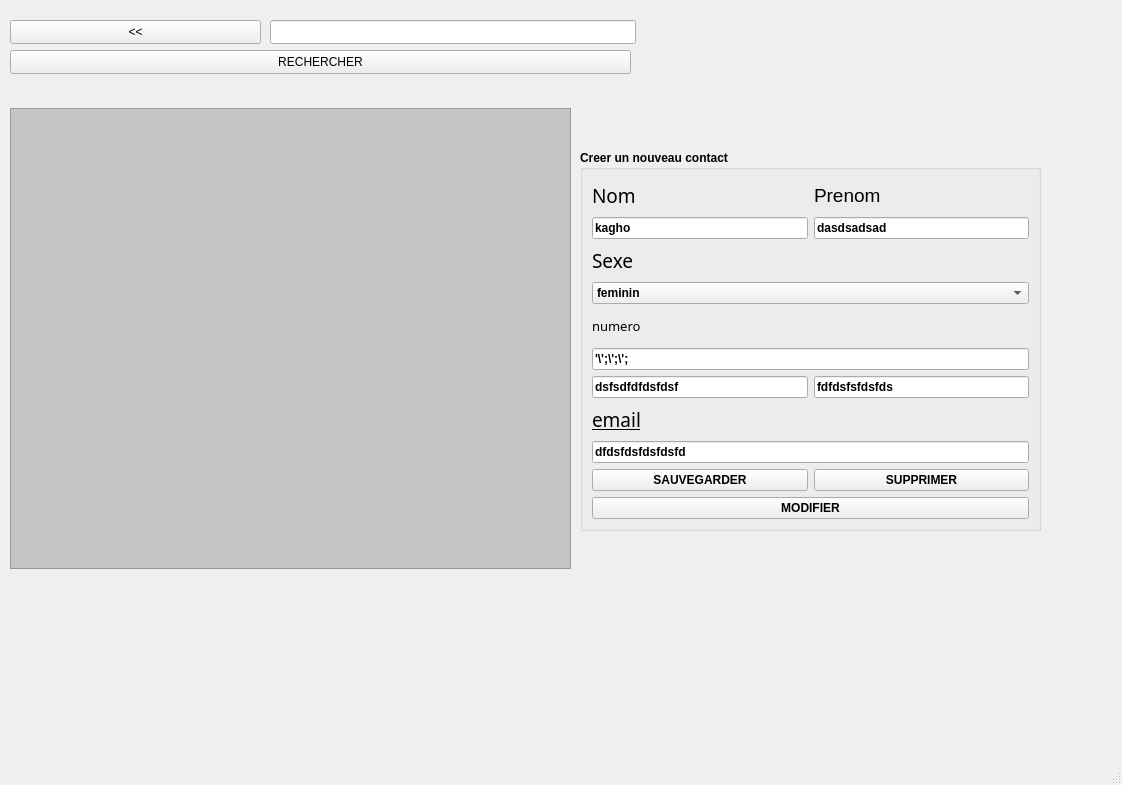
<?xml version="1.0" encoding="UTF-8"?>
<ui version="4.0">
 <class>MainWindow</class>
 <widget class="QMainWindow" name="MainWindow">
  <property name="geometry">
   <rect>
    <x>0</x>
    <y>0</y>
    <width>1122</width>
    <height>785</height>
   </rect>
  </property>
  <property name="windowTitle">
   <string>MainWindow</string>
  </property>
  <widget class="QWidget" name="centralwidget">
   <widget class="QGroupBox" name="groupBox">
    <property name="geometry">
     <rect>
      <x>580</x>
      <y>150</y>
      <width>461</width>
      <height>381</height>
     </rect>
    </property>
    <property name="font">
     <font>
      <family>Segoe UI</family>
      <pointsize>9</pointsize>
      <italic>false</italic>
      <bold>true</bold>
     </font>
    </property>
    <property name="styleSheet">
     <string notr="true">font: 700 9pt &quot;Segoe UI&quot;;</string>
    </property>
    <property name="title">
     <string>Creer un nouveau contact</string>
    </property>
    <layout class="QGridLayout" name="gridLayout">
     <item row="15" column="0" colspan="2">
      <widget class="QPushButton" name="pushButton_4">
       <property name="font">
        <font>
         <family>Segoe UI</family>
         <pointsize>9</pointsize>
         <italic>false</italic>
         <bold>true</bold>
        </font>
       </property>
       <property name="text">
        <string>MODIFIER</string>
       </property>
      </widget>
     </item>
     <item row="6" column="1">
      <widget class="QLineEdit" name="numero2">
       <property name="font">
        <font>
         <family>Segoe UI</family>
         <pointsize>9</pointsize>
         <italic>false</italic>
         <bold>true</bold>
        </font>
       </property>
       <property name="text">
        <string>fdfdsfsfdsfds</string>
       </property>
      </widget>
     </item>
     <item row="2" column="0">
      <widget class="QLabel" name="label_3">
       <property name="font">
        <font>
         <family>Sitka Banner</family>
         <pointsize>14</pointsize>
         <italic>false</italic>
         <bold>false</bold>
        </font>
       </property>
       <property name="styleSheet">
        <string notr="true">font: 14pt &quot;Sitka Banner&quot;;</string>
       </property>
       <property name="text">
        <string>Sexe</string>
       </property>
      </widget>
     </item>
     <item row="7" column="0">
      <widget class="QLabel" name="label_12">
       <property name="font">
        <font>
         <family>Sitka Banner</family>
         <pointsize>14</pointsize>
         <italic>false</italic>
         <bold>false</bold>
         <underline>true</underline>
        </font>
       </property>
       <property name="styleSheet">
        <string notr="true">font: 300 9pt &quot;Segoe UI Light&quot;;
font: 14pt &quot;Sitka Banner&quot;;
text-decoration: underline;</string>
       </property>
       <property name="text">
        <string>email</string>
       </property>
      </widget>
     </item>
     <item row="1" column="0">
      <widget class="QLineEdit" name="nom">
       <property name="font">
        <font>
         <family>Segoe UI</family>
         <pointsize>9</pointsize>
         <italic>false</italic>
         <bold>true</bold>
        </font>
       </property>
       <property name="text">
        <string>kagho</string>
       </property>
      </widget>
     </item>
     <item row="0" column="1">
      <widget class="QLabel" name="label_2">
       <property name="font">
        <font>
         <family>Segoe UI</family>
         <pointsize>14</pointsize>
         <italic>false</italic>
         <bold>false</bold>
        </font>
       </property>
       <property name="styleSheet">
        <string notr="true">font: 9pt &quot;Sitka Banner&quot;;
font: 14pt &quot;Segoe UI&quot;;</string>
       </property>
       <property name="text">
        <string>Prenom</string>
       </property>
      </widget>
     </item>
     <item row="5" column="0" colspan="2">
      <widget class="QLineEdit" name="numero">
       <property name="font">
        <font>
         <family>Segoe UI</family>
         <pointsize>9</pointsize>
         <italic>false</italic>
         <bold>true</bold>
        </font>
       </property>
       <property name="text">
        <string>'\';\';\';</string>
       </property>
      </widget>
     </item>
     <item row="14" column="0">
      <widget class="QPushButton" name="Sauvegarder">
       <property name="font">
        <font>
         <family>Segoe UI</family>
         <pointsize>9</pointsize>
         <italic>false</italic>
         <bold>true</bold>
        </font>
       </property>
       <property name="text">
        <string>SAUVEGARDER</string>
       </property>
      </widget>
     </item>
     <item row="14" column="1">
      <widget class="QPushButton" name="pushButton_2">
       <property name="font">
        <font>
         <family>Segoe UI</family>
         <pointsize>9</pointsize>
         <italic>false</italic>
         <bold>true</bold>
        </font>
       </property>
       <property name="text">
        <string>SUPPRIMER</string>
       </property>
      </widget>
     </item>
     <item row="4" column="0">
      <widget class="QLabel" name="label_7">
       <property name="font">
        <font>
         <family>Sitka Banner</family>
         <pointsize>10</pointsize>
         <italic>false</italic>
         <bold>false</bold>
        </font>
       </property>
       <property name="styleSheet">
        <string notr="true">font: 10pt &quot;Sitka Banner&quot;;</string>
       </property>
       <property name="text">
        <string>numero</string>
       </property>
      </widget>
     </item>
     <item row="0" column="0">
      <widget class="QLabel" name="label">
       <property name="font">
        <font>
         <family>Sitka Banner</family>
         <pointsize>14</pointsize>
         <italic>false</italic>
         <bold>false</bold>
        </font>
       </property>
       <property name="styleSheet">
        <string notr="true">font: 14pt &quot;Sitka Banner&quot;;</string>
       </property>
       <property name="text">
        <string>Nom</string>
       </property>
      </widget>
     </item>
     <item row="3" column="0" colspan="2">
      <widget class="QComboBox" name="sexe">
       <property name="font">
        <font>
         <family>Segoe UI</family>
         <pointsize>9</pointsize>
         <italic>false</italic>
         <bold>true</bold>
        </font>
       </property>
       <item>
        <property name="text">
         <string>feminin</string>
        </property>
       </item>
       <item>
        <property name="text">
         <string>masculin</string>
        </property>
       </item>
      </widget>
     </item>
     <item row="8" column="0" colspan="2">
      <widget class="QLineEdit" name="email">
       <property name="font">
        <font>
         <family>Segoe UI</family>
         <pointsize>9</pointsize>
         <italic>false</italic>
         <bold>true</bold>
        </font>
       </property>
       <property name="text">
        <string>dfdsfdsfdsfdsfd</string>
       </property>
      </widget>
     </item>
     <item row="6" column="0">
      <widget class="QLineEdit" name="numero1">
       <property name="font">
        <font>
         <family>Segoe UI</family>
         <pointsize>9</pointsize>
         <italic>false</italic>
         <bold>true</bold>
        </font>
       </property>
       <property name="text">
        <string>dsfsdfdfdsfdsf</string>
       </property>
      </widget>
     </item>
     <item row="1" column="1">
      <widget class="QLineEdit" name="prenom">
       <property name="font">
        <font>
         <family>Segoe UI</family>
         <pointsize>9</pointsize>
         <italic>false</italic>
         <bold>true</bold>
        </font>
       </property>
       <property name="text">
        <string>dasdsadsad</string>
       </property>
      </widget>
     </item>
    </layout>
   </widget>
   <widget class="QLabel" name="label_5">
    <property name="geometry">
     <rect>
      <x>370</x>
      <y>50</y>
      <width>261</width>
      <height>41</height>
     </rect>
    </property>
    <property name="font">
     <font>
      <pointsize>36</pointsize>
      <italic>true</italic>
     </font>
    </property>
    <property name="layoutDirection">
     <enum>Qt::LeftToRight</enum>
    </property>
    <property name="autoFillBackground">
     <bool>false</bool>
    </property>
    <property name="styleSheet">
     <string notr="true">QLabel
{
	color:white;
}</string>
    </property>
    <property name="text">
     <string/>
    </property>
   </widget>
   <widget class="QWidget" name="">
    <property name="geometry">
     <rect>
      <x>10</x>
      <y>80</y>
      <width>541</width>
      <height>26</height>
     </rect>
    </property>
    <layout class="QHBoxLayout" name="horizontalLayout_3"/>
   </widget>
   <widget class="QLineEdit" name="recherche">
    <property name="geometry">
     <rect>
      <x>270</x>
      <y>20</y>
      <width>366</width>
      <height>24</height>
     </rect>
    </property>
   </widget>
   <widget class="QPushButton" name="pushButton_3">
    <property name="geometry">
     <rect>
      <x>10</x>
      <y>20</y>
      <width>251</width>
      <height>24</height>
     </rect>
    </property>
    <property name="text">
     <string>&lt;&lt;</string>
    </property>
   </widget>
   <widget class="QPushButton" name="pushButton">
    <property name="geometry">
     <rect>
      <x>10</x>
      <y>50</y>
      <width>621</width>
      <height>24</height>
     </rect>
    </property>
    <property name="text">
     <string>RECHERCHER</string>
    </property>
   </widget>
   <widget class="QTableView" name="tableView">
    <property name="geometry">
     <rect>
      <x>10</x>
      <y>108</y>
      <width>561</width>
      <height>461</height>
     </rect>
    </property>
    <property name="styleSheet">
     <string notr="true">background-color: rgb(197, 197, 197);
color: rgb(0, 0, 0);

</string>
    </property>
    <attribute name="horizontalHeaderVisible">
     <bool>true</bool>
    </attribute>
    <attribute name="verticalHeaderVisible">
     <bool>false</bool>
    </attribute>
   </widget>
   <widget class="QWidget" name="">
    <property name="geometry">
     <rect>
      <x>20</x>
      <y>240</y>
      <width>551</width>
      <height>321</height>
     </rect>
    </property>
    <layout class="QVBoxLayout" name="verticalLayout"/>
   </widget>
  </widget>
  <widget class="QMenuBar" name="menubar">
   <property name="geometry">
    <rect>
     <x>0</x>
     <y>0</y>
     <width>1122</width>
     <height>21</height>
    </rect>
   </property>
  </widget>
  <widget class="QStatusBar" name="statusbar"/>
 </widget>
 <resources/>
 <connections/>
</ui>
